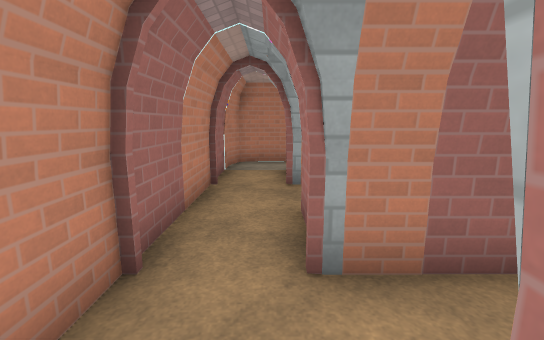
View 1 (above)

20 first-person views from a walk through a level from a Godot 3-D game. The camera is 1.5 m above the floor, tilts 10° down and sees 90° across. The floor is counted in squares, 1 m on a side. Each view is taken from the middle of a square. On the plan, view 1 faces up. The plan holds only what a view shows up to about 14 squares ahead; the rest is blank. The place goes on beyond the plan. Characters and animated objects are left out. Some surface patterns are stand-ins.

View 2
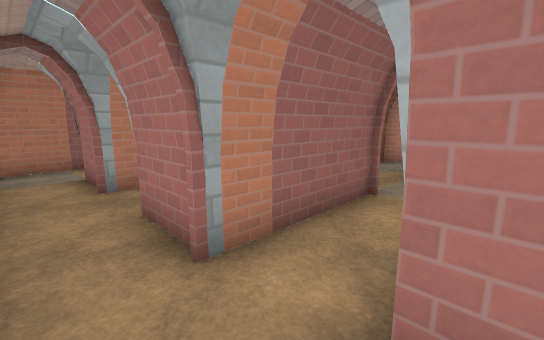

View 3
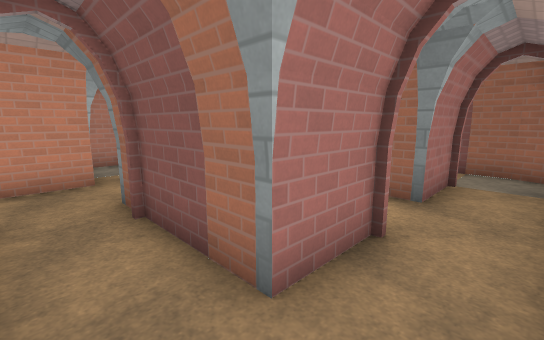

View 4
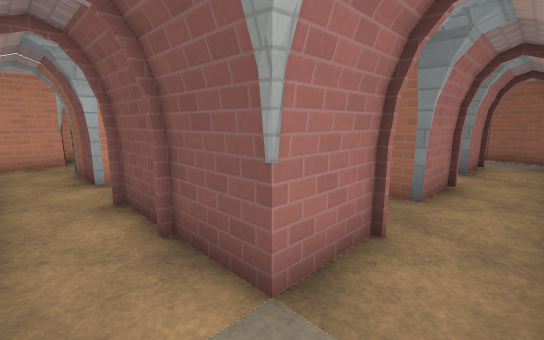

View 5
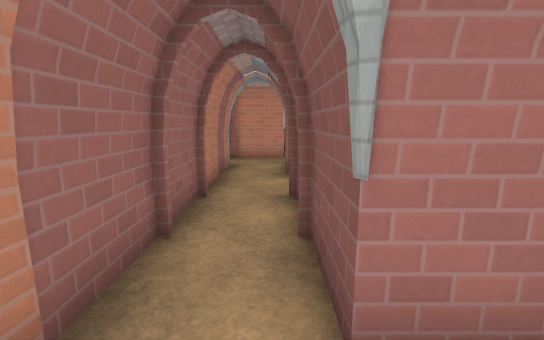

View 6
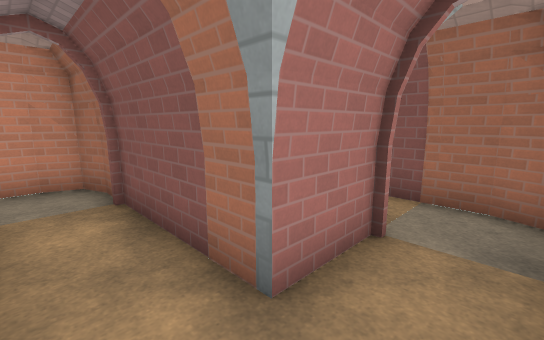

View 7
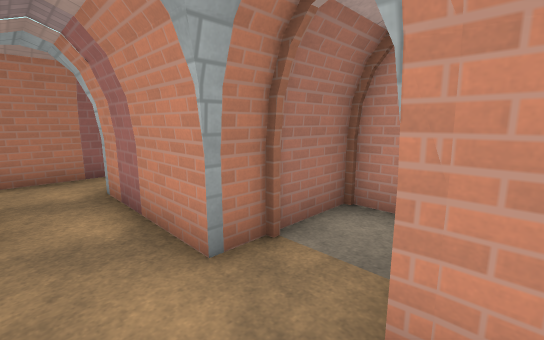

View 8
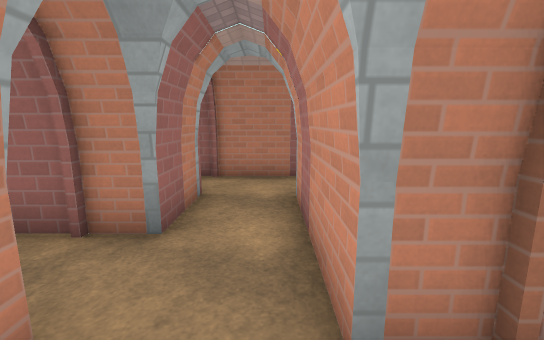

View 9
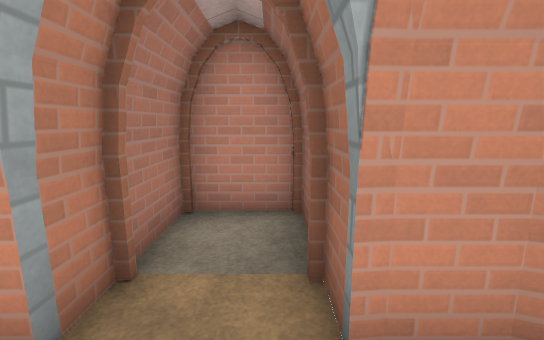

View 10
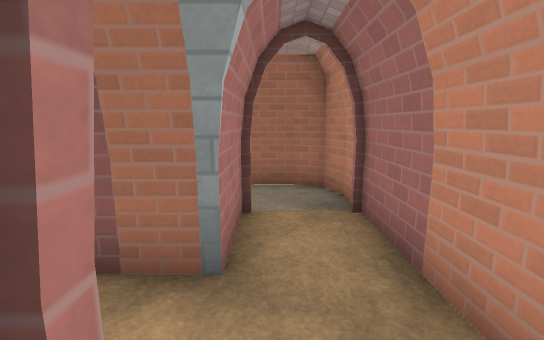

View 11
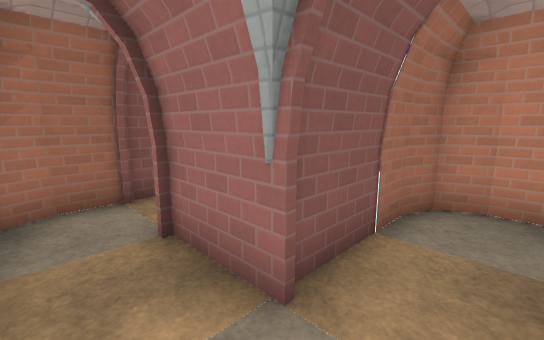

View 12
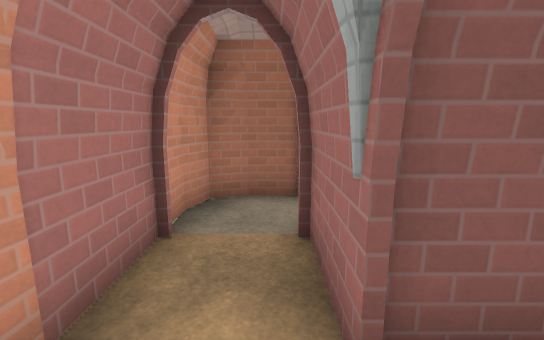

View 13
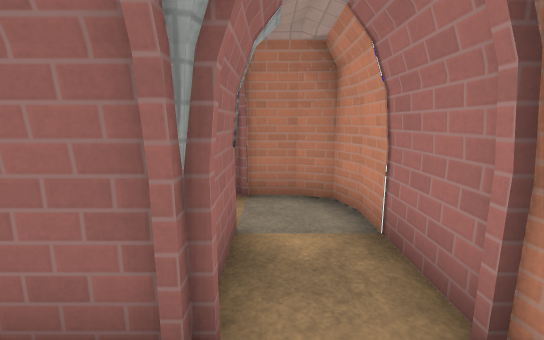

View 14
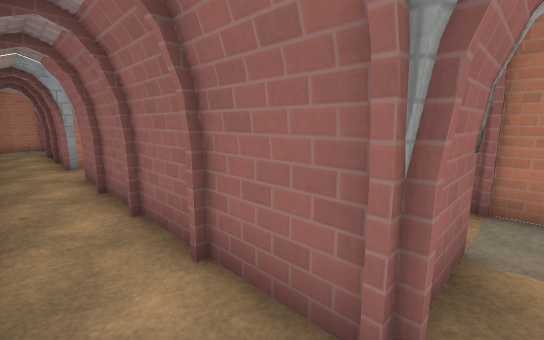

View 15
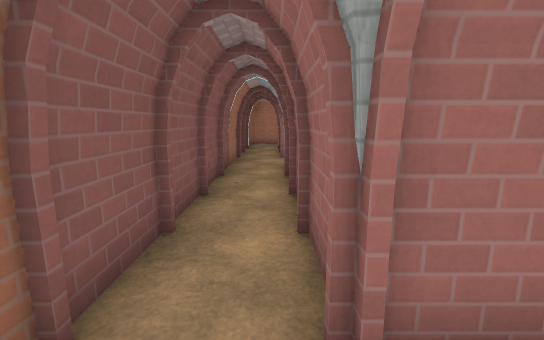

View 16
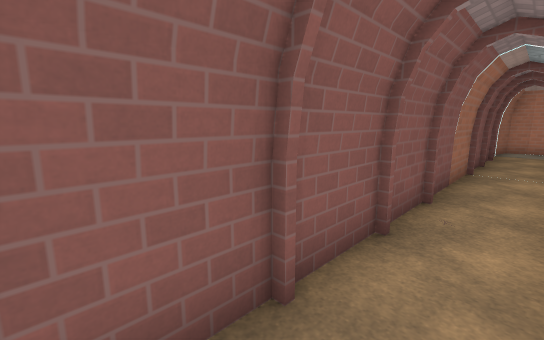

View 17
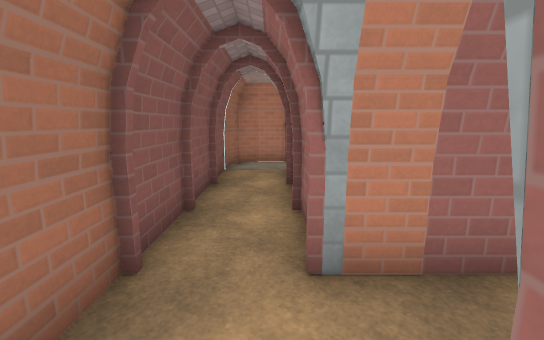

View 18
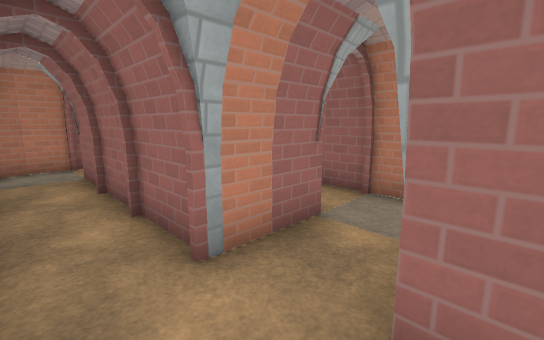

View 19
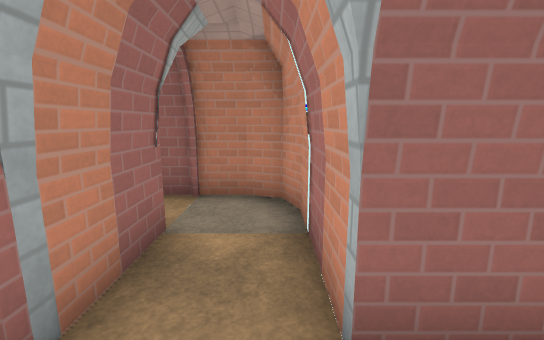

View 20
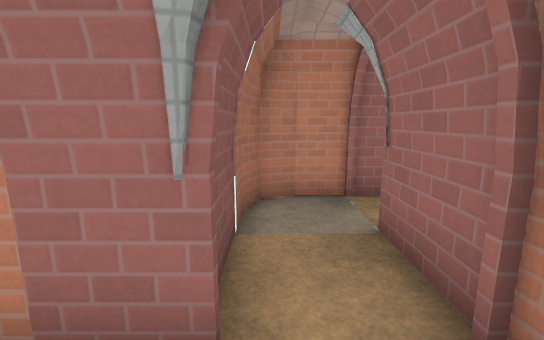

### Floor plan
Points are (right, up) in squares from view 1. A wall is a line through its corners. A room is listed if a view was taken in it or the views show most of it. See-through windows are left out.
Room 1 (views 1, 2, 3, 6, 7, 8, 9, 10)
walls: (4.6, 2.5) (0.5, 2.5) (0.5, 4.5) (4.6, 4.5); (5.7, 0.6) (6.2, 0.8) (6.4, 1.3); (0.5, -1.6) (0.5, 0.5) (5.5, 0.5) (6.2, 0.8) (6.5, 1.5) (6.5, 2.6) (9.5, 2.6); (4.5, 6.5) (0.5, 6.5); (-1.5, 6.5) (-1.5, -1.5); (9.5, 2.4) (9.5, 4.5) (6.5, 4.5) (6.5, 6.5)
ways out: opening at (-0.5, 7.5) to room 2; opening at (5.5, 7.5) to room 2; opening at (-0.5, -0.5) to room 6
Room 2 (views 4, 5)
walls: (4.5, 8.8) (4.5, 6.5); (0.5, 6.5) (0.5, 8.5) (4.5, 8.5); (-0.7, 10.4) (-1.2, 10.2) (-1.3, 9.8); (6.6, 10.5) (-0.5, 10.5) (-1.2, 10.2) (-1.5, 9.5) (-1.5, 6.5); (6.5, 6.5) (6.5, 8.5)
ways out: opening at (-0.5, 7.5) to room 1; opening at (5.5, 7.5) to room 1; opening at (7.5, 9.5)
Room 3 (views 11, 12)
walls: (4.4, -2.3) (4.2, -1.8) (3.7, -1.6); (0.5, -3.5) (2.5, -3.5) (2.5, -5.5); (4.5, -5.5) (4.5, -2.4) (4.2, -1.8) (3.5, -1.5) (2.2, -1.5)
ways out: opening at (3.5, -4.5) to room 4; opening at (1.5, -2.5) to room 6
Room 4 (views 13, 14, 15, 16, 17, 18, 19)
walls: (-7.5, -3.5) (-7.5, -5.5) (-13.5, -5.5); (2.5, -5.5) (-5.5, -5.5) (-5.5, -3.5); (-13.5, -7.5) (3.5, -7.5) (4.2, -7.2) (4.4, -6.7); (3.6, -7.4) (4.2, -7.2) (4.5, -6.5) (4.5, -5.5)
ways out: opening at (3.5, -4.5) to room 3; opening at (-6.5, -4.5) to room 5
Room 5 (view 20)
walls: (-9.5, -3.5) (-7.5, -3.5); (-5.6, -2.3) (-5.8, -1.8) (-6.3, -1.6); (-5.5, -3.5) (-5.5, -2.5) (-5.8, -1.8) (-6.5, -1.5) (-9.8, -1.5)
ways out: opening at (-6.5, -4.5) to room 4; opening at (-8.5, -2.5) to room 7
Room 6 (no view inside)
walls: (-1.5, -1.5) (-1.5, -2.5) (-1.2, -3.2) (-0.7, -3.4); (-1.4, -2.7) (-1.2, -3.2) (-0.5, -3.5) (0.5, -3.5)
ways out: opening at (-0.5, -0.5) to room 1; opening at (1.5, -2.5) to room 3
Room 7 (no view inside)
walls: (-11.5, -1.5) (-11.5, -2.5) (-11.2, -3.2) (-10.7, -3.4); (-11.4, -2.7) (-11.2, -3.2) (-10.5, -3.5) (-9.5, -3.5)
ways out: opening at (-8.5, -2.5) to room 5; opening at (-10.5, -0.5)

Positions as (right, up) in squares from view 1, and headings:
1: (0, 0), facing up
2: (-1, 0), facing up-right
3: (-1, 6), facing down-right
4: (-1, 10), facing down-right
5: (-1, 9), facing right
6: (-1, 2), facing down-right
7: (5, 2), facing up-right
8: (6, 3), facing up
9: (5, 3), facing right
10: (0, 3), facing down
11: (4, -2), facing down-left
12: (3, -2), facing down
13: (3, -7), facing up
14: (3, -7), facing up-left
15: (4, -6), facing left
16: (2, -6), facing down-left
17: (-5, -6), facing left
18: (-5, -7), facing up-left
19: (-6, -7), facing up
20: (-6, -3), facing left
